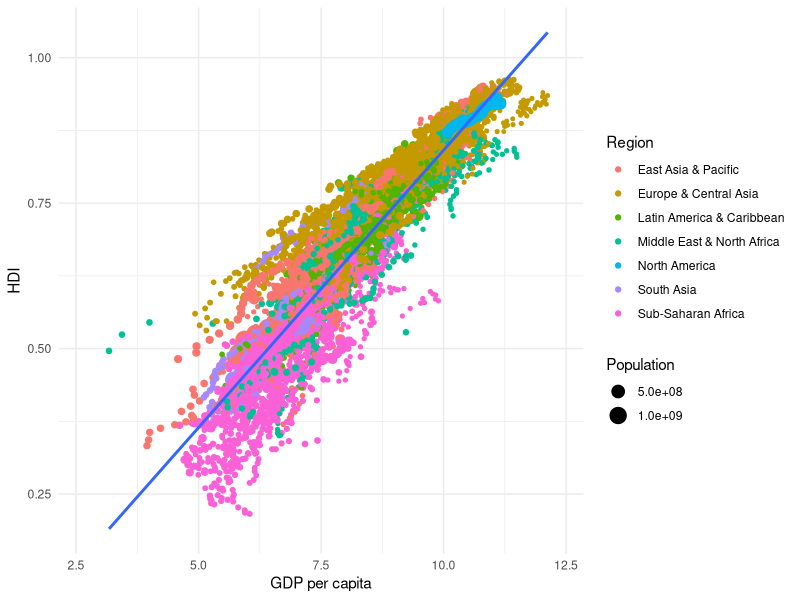

Generate this figure with R:
## ---- chunk 1
library(tidyverse)

development_data <- read_csv("../../data/data_final.csv")
## ---- chunk 2
theme_development <- function(){
  theme_bw() %+replace%
  theme(axis.title = element_text(size = 14),
        axis.text = element_text(size = 12),
        legend.title = element_text(size = 14),
        legend.text = element_text(size = 12))
}
## ---- chunk 3
get_divergence_examples <- function(COUNTRY1, INDICATOR1){
  # some countries don't have data for some columns
  if(all(is.na(development_data[[INDICATOR1]][development_data[["Country name"]] == COUNTRY1]))){
    stop(str_c("No values of ", INDICATOR1, " for ", COUNTRY1, ". Please choose another variable or another country."))
  }
  
  # get similar countries within 10 percentile-ranks of country 1 in the beginning
  similar_countries <- development_data %>%
    mutate(indicator1 = .[[INDICATOR1]]) %>%
    select(`Country name`, Year, indicator1) %>%
    drop_na(indicator1) %>%
    filter(Year == min(Year[.[["Country name"]] == COUNTRY1])) %>%
    mutate(percentile = ntile(indicator1, 100)) %>%
    filter(percentile < percentile[.[["Country name"]] == COUNTRY1] + 10, 
           percentile > percentile[.[["Country name"]] == COUNTRY1] - 10) %>% 
    pull(`Country name`)
  
  # within those similar countries, get top 3 most different countries today
  divergent_countries <- development_data %>%
    mutate(indicator1 = .[[INDICATOR1]]) %>%
    select(`Country name`, Year, indicator1) %>%
    drop_na(indicator1) %>%
    filter(Year == max(Year[.[["Country name"]] == COUNTRY1])) %>%
    mutate(percentile = ntile(indicator1, 100),
           difference = abs(percentile - percentile[.[["Country name"]] == COUNTRY1])) %>%
    filter(`Country name` %in% similar_countries) %>%
    arrange(desc(difference)) %>%
    slice_head(n = 3) %>%
    pull(`Country name`)
  
  str_c("Suggested: ", str_c(divergent_countries, collapse = ", "))
}
## ---- chunk 4
COUNTRIES <- c("Costa Rica", "Panama")
INDICATORS <- c("GDP per capita", "HDI")
VIEW <- "Difference"
NORMALIZE <- TRUE
YEAR <- 1990

plot_tab2 <- function(COUNTRIES, INDICATORS, VIEW, NORMALIZE, YEAR) {
  # error checking: some countries don't have data for some columns
  missing_data_cases <- development_data %>%
    rename(country = "Country name") %>%
    pivot_longer(-c(country:Year), names_to = "indicator", values_to = "value") %>%
    drop_na(value) %>%
    select(country, indicator) %>%
    filter(country %in% COUNTRIES, indicator %in% INDICATORS) %>%
    distinct %>%
    mutate(has_values = 1) %>%
    right_join(data.frame(country = rep(COUNTRIES, each = length(INDICATORS)),
                          indicator = rep(INDICATORS, length(COUNTRIES)))) %>%
    filter(is.na(has_values))
  if (nrow(missing_data_cases) > 0) {
    warning("No values of ", missing_data_cases$indicator, " for ", missing_data_cases$country, ".")
  }
  
  plot_data <- development_data %>%
    pivot_longer(-c(`Country name`:Year), names_to = "indicator", values_to = "value") %>%
    select(`Country name`, Year, indicator, value) %>%
    filter(`Country name` %in% COUNTRIES, indicator %in% INDICATORS)
  
  if (NORMALIZE) {
    baseline_data <- plot_data %>%
      group_by(`Country name`, indicator) %>%
      filter(Year == YEAR) %>%
      rename("baseline" = "value") %>%
      select(-Year)
    
    plot_data <- plot_data %>%
      left_join(baseline_data, by = c("Country name", "indicator")) %>%
      mutate(value = value / baseline * 100) %>%
      select(-baseline)
  }
  
  facet_labeller <- function(x) {
    if (VIEW == "Difference") {
      x <- str_c(x, ", ", COUNTRIES[2], " - ", COUNTRIES[1])
    }
    if (NORMALIZE) {
      x <- str_c(x, ", normalized at ", if_else(VIEW == "Difference", 0, 100), " in ", YEAR)
    }
  }
  
  if (VIEW == "Difference") {
    plot_data %>%
      pivot_wider(names_from = `Country name`, values_from = value) %>%
      mutate(difference = .[[COUNTRIES[2]]] - .[[COUNTRIES[1]]]) %>%
      ggplot(aes(x = Year, y = difference)) +
      geom_line() +
      facet_wrap(~indicator, scales = "free", ncol = 1, strip.position = "top", labeller = as_labeller(facet_labeller)) +
      theme_development() %+replace%
      theme(axis.title.y = element_blank(),
            legend.title = element_blank(),
            legend.position = "top",
            strip.placement = "outside",
            strip.text = element_text(size = 12, hjust = 0),
            strip.background = element_rect(fill = NA, color = NA))
  }
  
  else {
    plot_data %>%
      ggplot(aes(x = Year, y = value, color = `Country name`)) +
      geom_line() +
      facet_wrap(~indicator, scales = "free", ncol = 1, strip.position = "left") +
      theme_development() %+replace%
      theme(axis.title.y = element_blank(),
            legend.title = element_blank(),
            legend.position = "top",
            strip.placement = "outside",
            strip.text = element_text(size = 14),
            strip.background = element_rect(fill = NA, color = NA))
  }
}
## ---- chunk 5
Dev_visualizer <- function(data, x_var, y_var, color_var, size_var, year_range, log_x = FALSE, log_y = FALSE, add_reg_line = FALSE) {
  
  # Filter the data based on the year range
  data <- data %>% filter(Year >= year_range[1], Year <= year_range[2])
  
  # Prepare variables for ggplot (handling spaces in variable names)
  x_var_plot <- ifelse(grepl(" ", x_var), paste0("`", x_var, "`"), x_var)
  y_var_plot <- ifelse(grepl(" ", y_var), paste0("`", y_var, "`"), y_var)
  color_var_plot <- ifelse(grepl(" ", color_var), paste0("`", color_var, "`"), color_var)
  size_var_plot <- ifelse(grepl(" ", size_var), paste0("`", size_var, "`"), size_var)

  # Apply log transformation if selected
  if (log_x) {
    data[[x_var]] <- log1p(data[[x_var]])
  }
  if (log_y) {
    data[[y_var]] <- log1p(data[[y_var]])
  }

  # Create scatter plot with size coding
  p <- ggplot(data, aes_string(x = x_var_plot, y = y_var_plot)) +
    geom_point(aes_string(color = color_var_plot, size = size_var_plot)) +
    theme_minimal() +
    labs(x = x_var, y = y_var)

  # Add a single regression line for the whole plot if selected
  if (add_reg_line) {
    p <- p + geom_smooth(method = "lm", se = FALSE)
  }

  # Remove legend for size if not a chosen variable
  if (size_var == "None") {
    p <- p + guides(size = FALSE)
  }

  return(p)
}
## ---- chunk 6
# Sample inputs
x_var <- "GDP per capita"  
y_var <- "HDI"       
color_var <- "Region" 
size_var <- "Population"  # This should be another variable in your dataset
year_range <- c(1960, 2021)  # This should be controlled by a slider input in your Shiny app
log_x <- TRUE              
log_y <- FALSE             
add_reg_line <- TRUE       

# Generate scatter plot
scatter_plot <- Dev_visualizer(data = development_data, 
                               x_var = x_var, 
                               y_var = y_var, 
                               color_var = color_var, 
                               size_var = size_var,
                               year_range = year_range,
                               log_x = log_x, 
                               log_y = log_y, 
                               add_reg_line = add_reg_line)

# Print the plot
print(scatter_plot)
